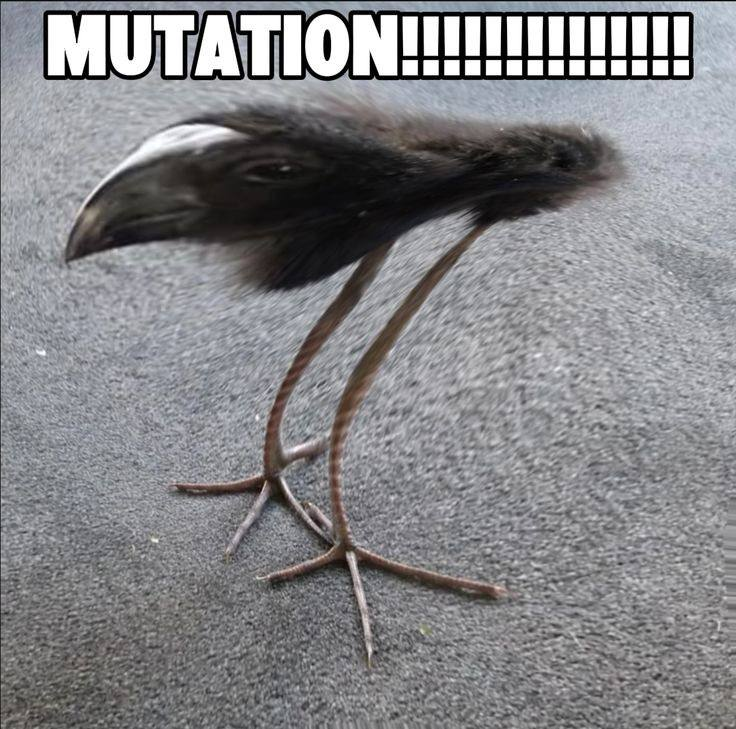
#> input picture птичка.jpg, 736 x 729 px
$ python 10.1.py
#> lines starting #> are read from the running program, lines starting #| are printed output that depends on the picture
from PIL import Image

kartinka = "птичка.jpg"
novi = "птичка_cropped.jpg"

right = 90
left = 100
lower = 500
upper = 300

with Image.open(kartinka) as img:
#> img is the input picture: PIL image 736x729 RGB; mean R, G, B 132.1, 132.1, 135.2
    cropped_img = img.crop((right, left, lower, upper))
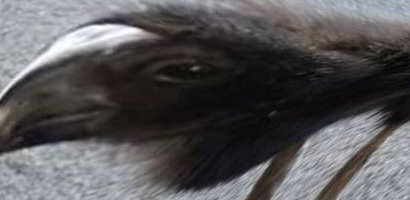
#> cropped_img: PIL image 410x200 RGB; mean R, G, B 87.2, 85.6, 86.9
    cropped_img.save(novi)
    print(f"Изображение успешно обрезано и сохранено как '{novi}'")
    print(f"Исходный размер: {img.size}")
#| Исходный размер: (736, 729)
    print(f"Новый размер: {cropped_img.size}")
#| Новый размер: (410, 200)

$ run again, with выгорание.jpg copied over птичка.jpg
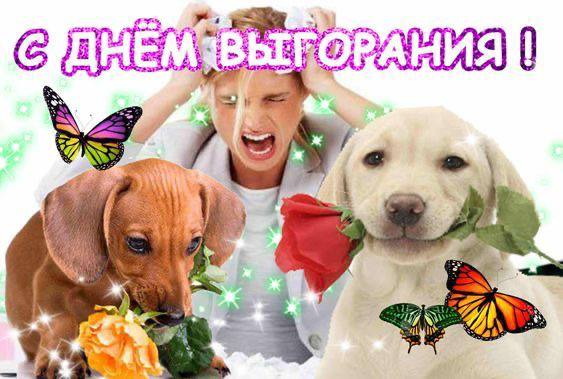
#> input picture выгорание.jpg, 563 x 379 px
#> img is the input picture: PIL image 563x379 RGB; mean R, G, B 198, 170.9, 159.9
#> `cropped_img = img.crop((right, left, lower, upper))`:
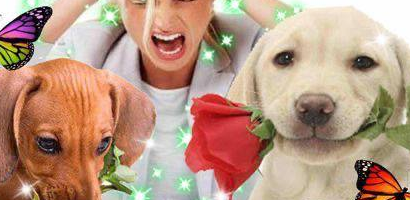
#> cropped_img: PIL image 410x200 RGB; mean R, G, B 185.5, 150.2, 129.1
#| Исходный размер: (563, 379)
#| Новый размер: (410, 200)

$ run again, with дедлайн.jpg copied over птичка.jpg
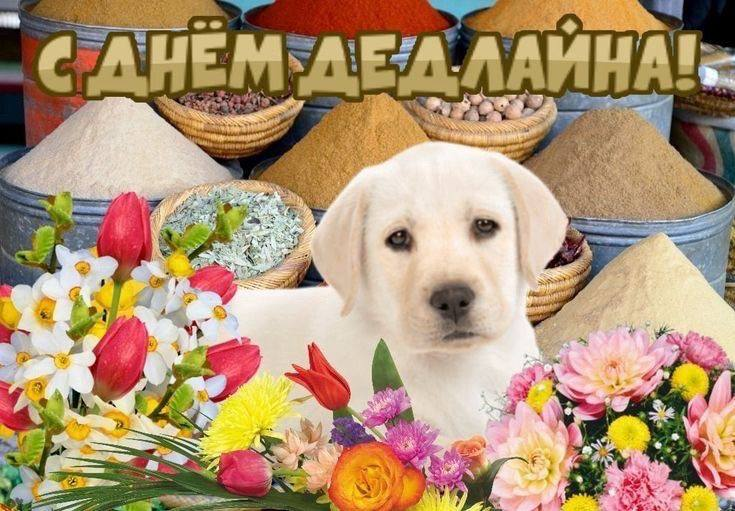
#> input picture дедлайн.jpg, 735 x 511 px
#> img is the input picture: PIL image 735x511 RGB; mean R, G, B 177.7, 148.2, 116.7
#> `cropped_img = img.crop((right, left, lower, upper))`:
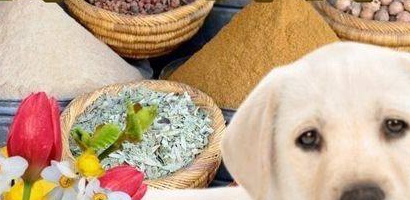
#> cropped_img: PIL image 410x200 RGB; mean R, G, B 195.3, 166.8, 139.5
#| Исходный размер: (735, 511)
#| Новый размер: (410, 200)
